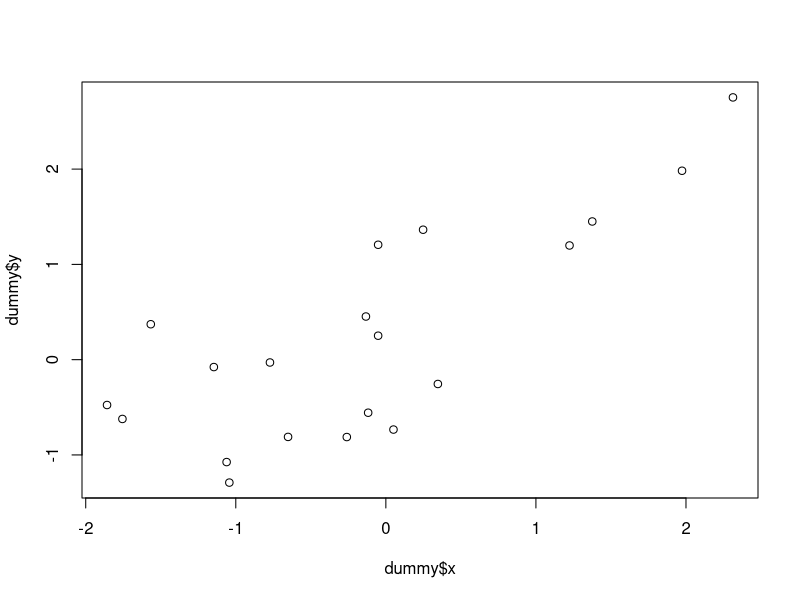
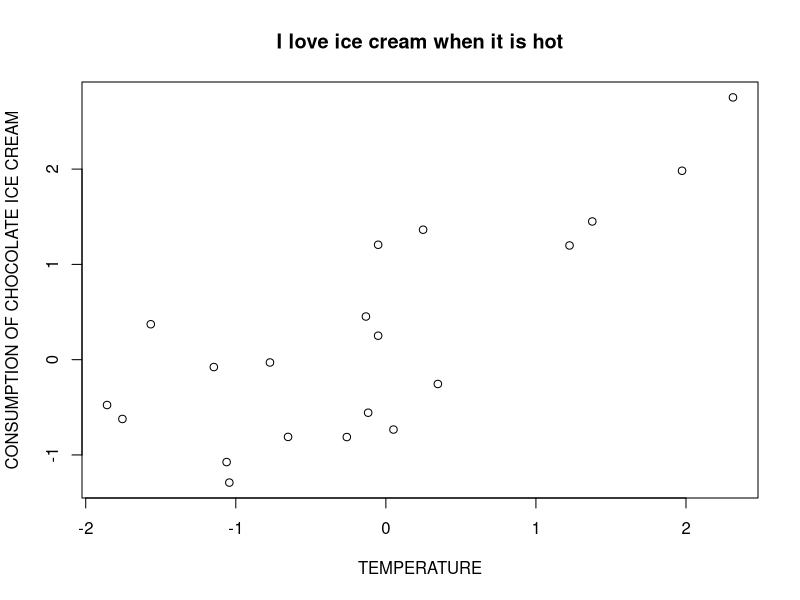

These figures' R source, in order:
## ---- chunk 1
# In a code cell the hashtag means comment - anything after it does not do anything
print("hello world")
## ---- chunk 2
10 * 20
## ---- chunk 3
# Division example
2/3
## ---- chunk 4
#enter your code below and then click run
## ---- chunk 5
#e.g.the square root of 4 is what?
sqrt(4)
## ---- chunk 6
#write your code below and then hit run
## ---- chunk 7
# For example
myval <- 2/3
## ---- chunk 8
# enter your code here and run it
## ---- chunk 9
x <- c(10.4, 5.6, 3.1, 6.4, 21.7)
## ---- chunk 10
x
## ---- chunk 11
##Enter your code here and then run it
## ---- chunk 12
#Enter ?c then click run to get help on the function c()
## ---- chunk 13
1/x
## ---- chunk 14
y <- c(x, 0, x)
y
## ---- chunk 15
# For example
min(x)
max(x)
length(x)
sum(x)
mean(x)
sd(x)
## ---- chunk 16
?mean
## ---- chunk 17
#for example, suppose data are all 1 except for one, which is 1000
y<-c(1,1,1,1,1,1,1,1,1,1000)
mean(y)
## ---- chunk 18
mean(y, trim=0.2)
## ---- chunk 19
temp <- x > 13
temp
x
## ---- chunk 20
#For example, does 2 equal 3?
2 == 3
## ---- chunk 21
# Is 2 NOT EQUAL to 3?
2!=3
## ---- chunk 22
# try to write the command here--
## ---- chunk 23
z <- c(1:3,NA)

z

ind <- is.na(z)

ind
## ---- chunk 24
90/0
0/0
Inf - Inf
## ---- chunk 25
"x-values"
"New iteration results"
## ---- chunk 26
labs <- c("Label 1", "Label 2")
labs
## ---- chunk 27
y <- x[!is.na(x)]
y
## ---- chunk 28
x[2]    # The second component of x
x[1:3] # Selects the first 3 elements of x 
x[c(1,2,3)] #Another way to select the first 3 elements of x
## ---- chunk 29
# Enter your code here
## ---- chunk 30
# the first data vector are 20 sampes from a standard Normal distribution (mean 0, sd 1)
myvar1 <- rnorm(20)

# the second data vector are 20 samples equal to the first data vector plus the first data vector multiplied by another standard normal distribution. 
myvar2 <- myvar1 + rnorm(20)

# then we can put them into a data frame 
dummy <- data.frame(x=myvar1, y=myvar2)

#and print out so you can see the data we made up
dummy
## ---- chunk 31
# A quick way to get summary statistics of columns in the data frame
summary(dummy)
## ---- chunk 32
#To access each column we use a dollar sign
#e.g. x
dummy$x
## ---- chunk 33
# Enter your code here
## ---- chunk 34
#another way to get mean of x
mean(dummy$x)
## ---- chunk 35
#mean of first 10 values of y
mean(dummy$y[1:10])
## ---- chunk 36
cor.test(dummy$x, dummy$y)
## ---- chunk 37
cor.test(dummy$x, dummy$y, method="spearman")
## ---- chunk 38
#Enter your code here
## ---- chunk 39

#To save a graphic you first need to open the file (called 'plot1.png' here)
png('plots/plot1.png')

##Then you make the chart.
##This is a standard R scatterplot
plot(dummy$x, dummy$y)

## Then - important - close the file using 'dev.off()'
dev.off()
## ---- chunk 40
# Now lets repeat, but add some labels 

#To save a graphic you first need to open the file (lets save as a pdf this time called 'plot1b.pdf' here)
pdf('plot1b.pdf')

##Then you make the chart.
##This is a standard R scatterplot, but now we've added some labels to the plot
plot(dummy$x, dummy$y, xlab="TEMPERATURE", ylab="CONSUMPTION OF CHOCOLATE ICE CREAM", main="I love ice cream when it is hot")

## Then - important - close the file using 'dev.off()'
dev.off()
## ---- chunk 41
#Enter your code here
